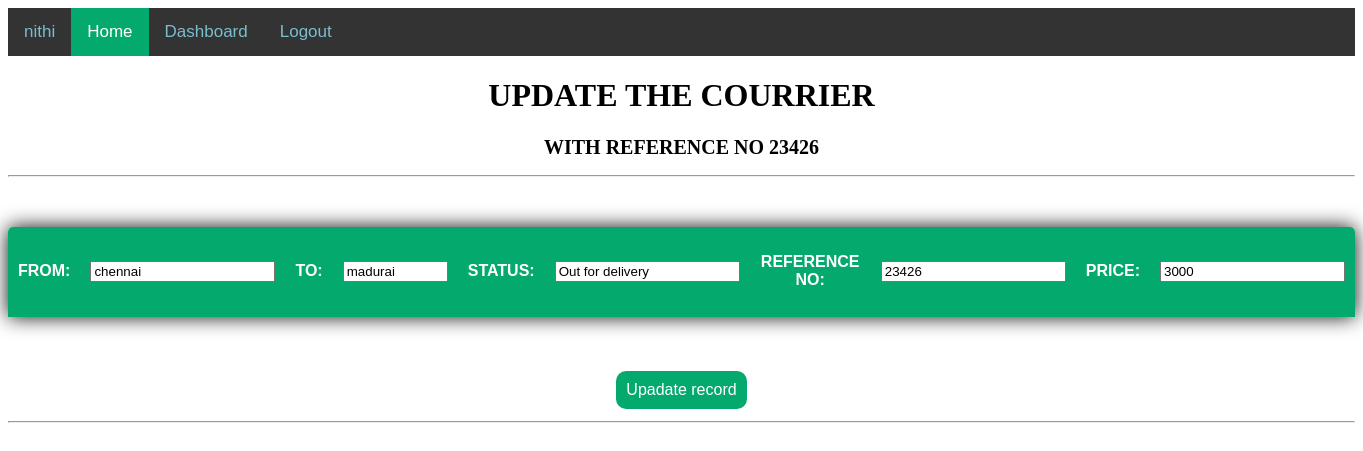
The page /edit/33 (signed in) on the database its author committed.
### base/models.py (models this page shows)
class crudst(models.Model):
    STATUS = (
			('Pending', 'Pending'),
			('Out for delivery', 'Out for delivery'),
			('Delivered', 'Delivered'),
			)
    fromdes = models.CharField(max_length = 100)
    todes = models.CharField(max_length = 100)
    status = models.CharField(max_length= 100,null=True, choices=STATUS)# Create your models here.
    sno = models.IntegerField()
    price = models.IntegerField(null=True)

### base/views.py (the view)
# urls.py: path('edit/<int:id>', views.stedit,name="stedit"),
def stedit(request,id):
    getstudentdetails = crudst.objects.get(id=id)
    return render(request,"edit.html",{"crudst":getstudentdetails})

### templates/edit.html (shortened to what this page needs)
{% load static %}
<!DOCTYPE html>
<html lang="en">
<head>
    <link rel="stylesheet" href="{% static 'button.css' %}" >
    <link rel="stylesheet" href="{% static 'ed.css' %}" >
</head>
<body>
    <div class="topnav">
        <a href="/home">{{user}}</a>
        <a class="active" href="/home">Home</a>
        <a href="{% url 'stinsert' %}">Dashboard</a>
        <a href="/">Logout</a>
    </div>
    <center>
        <h1 style="font-family:Cambria, Cochin, Georgia, Times, 'Times New Roman', serif"> UPDATE THE COURRIER </h1>
        <h2 style="font-family:Cambria, Cochin, Georgia, Times, 'Times New Roman', serif  ; font-size:20px"> WITH REFERENCE NO    {{crudst.sno}}</h2>
    <hr/>
    <form method ="POST" action="/update/{{crudst.id}}">
    <table class="content-table">
                <tr class="one">
            <td>
                <p>FROM: </p>
            </td>
            <td><input type="text" name="fromdes" value="{{crudst.fromdes}}"></td>
            <td>
                <p>TO:</p>
            </td>
            <td><input type="text" name="todes" maxlength="10" size="10" height="1000" value="{{crudst.todes}}"></td>
            <td>
               <p>STATUS:</p>
            </td>
            <td><input type="text" name ="status" value="{{crudst.status}}"></td>
            <td>
               <p> REFERENCE NO: </p>
            </td>
            <td><input type="text" name="sno" value="{{crudst.sno}}"></td>
            <td>
               <p> PRICE: </p>
            </td>
            <td><input type="text" name="price" value="{{crudst.price}}"></td>
        </tr>
    </table>
    <input type="submit" class="button button4" value="Upadate record"/>
    <hr/>
    </center>
</body>
</html>

### style/button.css (style rules this page uses)
.button { background-color: #04AA6D; border: none; color: white; padding: 10px; text-align: center; text-decoration: none; display: inline-block; font-size: 16px; margin: 4px 2px; cursor: pointer; }
.button4 { border-radius: 10px; }

### style/ed.css (style rules this page uses)
.topnav { background-color: #333; overflow: hidden; }
.topnav a { float: left; color: #7abecc; text-align: center; padding: 14px 16px; text-decoration: none; font-size: 17px; }
.topnav a.active { background-color: #04AA6D; color: white; }
* { font-family: sans-serif; }
.content-table { border-collapse: collapse; margin: 50px 0; font-size: 1em; min-width: 750px; border-radius: 5px 5px 0 0; overflow: hidden; box-shadow: 0 0 20px rgba(0, 0, 0, 0.951); text-align: center; }
.one { background-color: #04AA6D; color: #ffffff; text-align: center; font-weight: bold; }
.content-table td { padding: 10px; }
.content-table tbody tr:last-of-type { border-bottom: 2px solid #04AA6D; }

### rows shown on the page
crudst: sno "23426", fromdes "chennai", todes "madurai", status "Out for delivery", price "3000"

### other values the page prints
{{ user }} "nithi"
